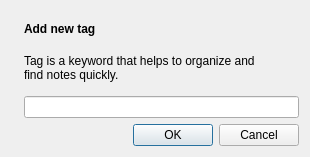
<ui version="4.0" >
 <class>AddTagDialog</class>
 <widget class="QDialog" name="AddTagDialog" >
  <property name="windowModality" >
   <enum>Qt::ApplicationModal</enum>
  </property>
  <property name="geometry" >
   <rect>
    <x>0</x>
    <y>0</y>
    <width>310</width>
    <height>157</height>
   </rect>
  </property>
  <property name="windowTitle" >
   <string/>
  </property>
  <property name="windowIcon" >
   <iconset>
    <normaloff>:/tag.png</normaloff>:/tag.png</iconset>
  </property>
  <layout class="QGridLayout" name="gridLayout" >
   <item row="0" column="0" >
    <widget class="QLabel" name="iconLabel" >
     <property name="text" >
      <string/>
     </property>
     <property name="alignment" >
      <set>Qt::AlignLeading|Qt::AlignLeft|Qt::AlignVCenter</set>
     </property>
    </widget>
   </item>
   <item row="2" column="2" >
    <widget class="QLineEdit" name="lineEdit" />
   </item>
   <item row="1" column="2" >
    <widget class="QLabel" name="helpLabel" >
     <property name="text" >
      <string>Tag is a keyword that helps to organize and 
find notes quickly.</string>
     </property>
     <property name="alignment" >
      <set>Qt::AlignLeading|Qt::AlignLeft|Qt::AlignTop</set>
     </property>
    </widget>
   </item>
   <item row="3" column="2" >
    <widget class="QDialogButtonBox" name="buttonBox" >
     <property name="orientation" >
      <enum>Qt::Horizontal</enum>
     </property>
     <property name="standardButtons" >
      <set>QDialogButtonBox::Cancel|QDialogButtonBox::Ok</set>
     </property>
    </widget>
   </item>
   <item row="0" column="2" >
    <widget class="QLabel" name="label" >
     <property name="text" >
      <string>&lt;b>Add new tag&lt;/b></string>
     </property>
     <property name="alignment" >
      <set>Qt::AlignLeading|Qt::AlignLeft|Qt::AlignVCenter</set>
     </property>
    </widget>
   </item>
  </layout>
 </widget>
 <resources>
  <include location="notefinder.qrc" />
 </resources>
 <connections>
  <connection>
   <sender>buttonBox</sender>
   <signal>accepted()</signal>
   <receiver>AddTagDialog</receiver>
   <slot>accept()</slot>
   <hints>
    <hint type="sourcelabel" >
     <x>248</x>
     <y>254</y>
    </hint>
    <hint type="destinationlabel" >
     <x>157</x>
     <y>274</y>
    </hint>
   </hints>
  </connection>
  <connection>
   <sender>buttonBox</sender>
   <signal>rejected()</signal>
   <receiver>AddTagDialog</receiver>
   <slot>reject()</slot>
   <hints>
    <hint type="sourcelabel" >
     <x>316</x>
     <y>260</y>
    </hint>
    <hint type="destinationlabel" >
     <x>286</x>
     <y>274</y>
    </hint>
   </hints>
  </connection>
 </connections>
</ui>
